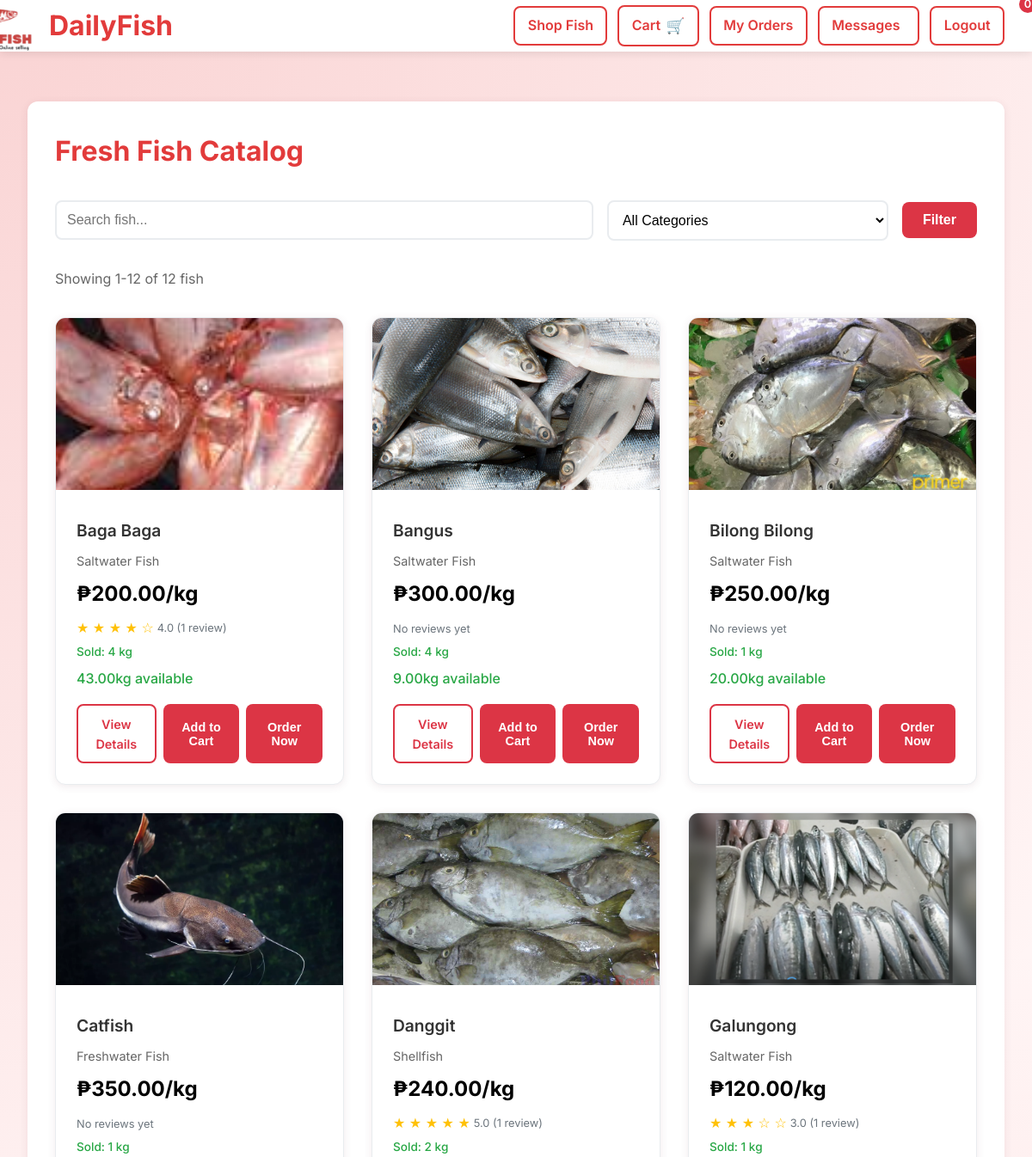
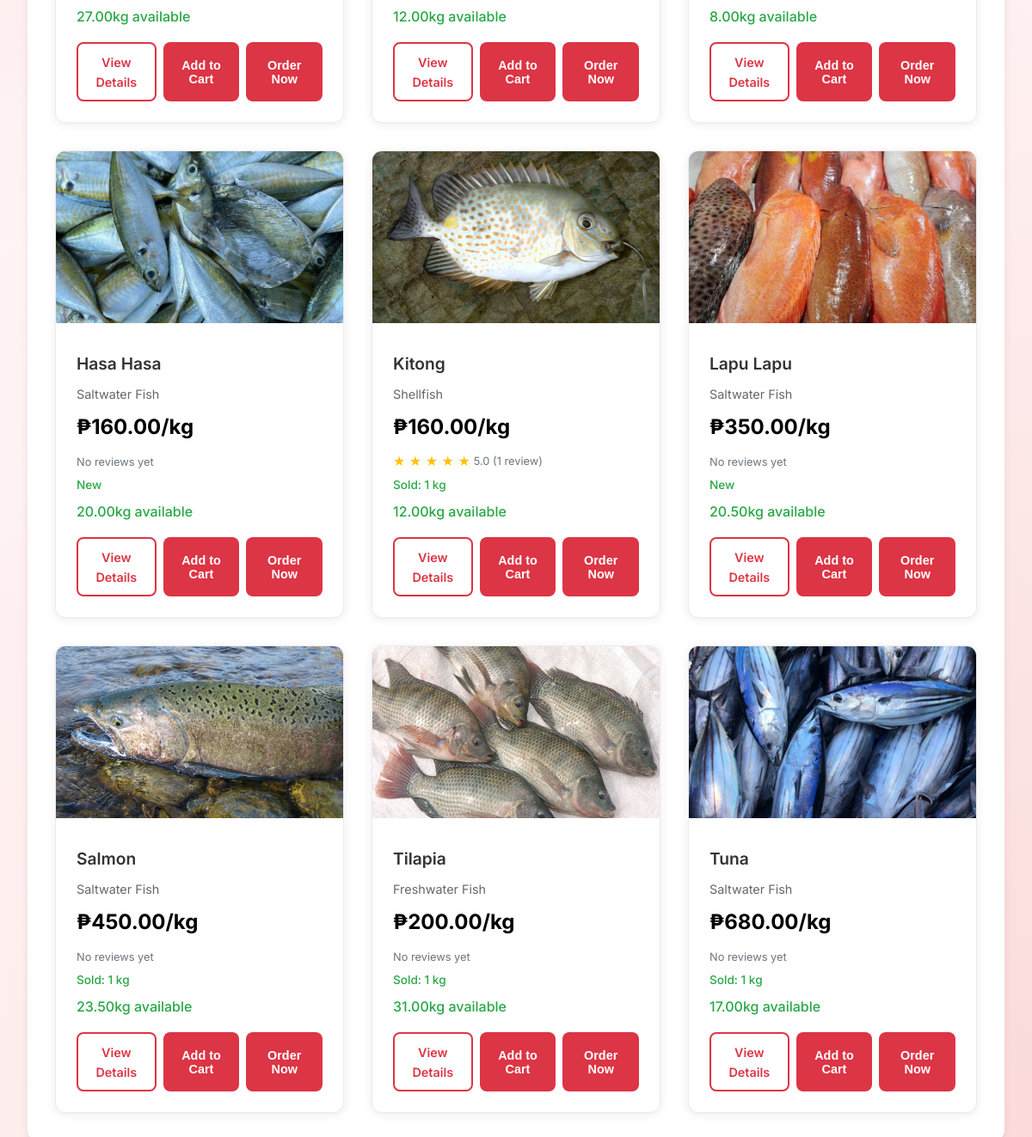
/fish/ (signed in), run on the app's committed database (2 pictures, top to bottom).
### myapp/models.py (models this page shows, shortened)
class Fish(models.Model):
    name = models.CharField(max_length=200)
    description = models.TextField()
    category = models.ForeignKey(FishCategory, on_delete=models.CASCADE, related_name='fish')
    seller = models.ForeignKey(User, on_delete=models.CASCADE, related_name='fish_products', null=True, blank=True)
    price_per_kg = models.DecimalField(max_digits=10, decimal_places=2, validators=[MinValueValidator(Decimal('0.01'))])
    stock_kg = models.DecimalField(max_digits=10, decimal_places=2, validators=[MinValueValidator(Decimal('0.00'))])
    weight_kg = models.DecimalField(max_digits=10, decimal_places=2, validators=[MinValueValidator(Decimal('0.01'))], help_text="Weight of fish in kilograms")
    total_price = models.DecimalField(max_digits=10, decimal_places=2, validators=[MinValueValidator(Decimal('0.00'))], help_text="Total price for this fish")
    date_purchased = models.DateField(help_text="Date when fish was purchased to track freshness")
    image = models.ImageField(upload_to='fish_images/', blank=True, null=True)
    image_url = models.URLField(blank=True, help_text="External image URL if no local image")
    is_available = models.BooleanField(default=True)
    created_at = models.DateTimeField(auto_now_add=True)
    updated_at = models.DateTimeField(auto_now=True)
    class Meta:
        ordering = ['-created_at']
        verbose_name_plural = "Fish"
    @property
    def stock_status(self):
        if self.stock_kg <= 0:
            return 'out'
        elif self.stock_kg <= 5:
            return 'low'
        else:
            return 'available'
    @property
    def display_image(self):
        if self.image:
            return self.image.url
        elif self.image_url:
            return self.image_url
        else:
            return '/static/images/no-image.png'
    @property
    def total_sold(self):
        from django.db.models import Sum, Q
        total = self.orderitem_set.filter(
            order__status='completed'
        ).aggregate(
            total_sold=Sum('quantity_kg')
        )['total_sold']
        return total or 0
    @property
    def average_rating(self):
        from django.db.models import Avg, Count, Q
        ratings = OrderFeedback.objects.filter(
            order__items__fish=self,
            order__status='completed',
            rating__isnull=False
        ).aggregate(
            avg_rating=Avg('rating'),
            count=Count('id')
        )
        return {
            'average': round(ratings['avg_rating'] or 0, 1),
            'count': ratings['count'] or 0
        }

class FishCategory(models.Model):
    name = models.CharField(max_length=100, unique=True)
    description = models.TextField(blank=True)
    created_at = models.DateTimeField(auto_now_add=True)
    class Meta:
        verbose_name_plural = "Fish Categories"
        ordering = ['name']

### myapp/views.py (the view)
# urls.py: path('fish/', views.fish_list, name='fish_list'),
@login_required
def fish_list(request):
    search_query = request.GET.get('search', '')
    category_id = request.GET.get('category', '')
    fish_items = Fish.objects.filter(is_available=True)
    if search_query:
        fish_items = fish_items.filter(
            Q(name__icontains=search_query) |
            Q(name__icontains=search_query)
        )
    if category_id:
        fish_items = fish_items.filter(category_id=category_id)
    fish_items = fish_items.order_by('name')
    paginator = Paginator(fish_items, 12)
    page_number = request.GET.get('page')
    page_obj = paginator.get_page(page_number)
    categories = FishCategory.objects.all()
    context = {
        'page_obj': page_obj,
        'fish_items': page_obj,
        'categories': categories,
        'search_query': search_query,
        'selected_category': category_id,
    }
    return render(request, 'fish_list.html', context)

### templates/fish_list.html (shortened to what this page needs)
<!DOCTYPE html>
{% load static %}
<html lang="en">
<head>
    <link rel="stylesheet" href="/static/css/styles.css">
    <link rel="stylesheet" href="https://cdnjs.cloudflare.com/ajax/libs/font-awesome/6.4.0/css/all.min.css">
</head>
<body>
    <header class="header">
        <div class="header-content">
            <a href="{% url 'fish_list' %}" class="logo">
                <img src="{% static 'image/fish.png' %}" alt="DailyFish Logo">
                <span class="logo-text">DailyFish</span>
            </a>
            <nav class="nav" aria-label="Main navigation">
                <a href="{% url 'fish_list' %}">Shop Fish</a>
                <a href="{% url 'cart' %}" style="display:flex; align-items:center; gap:.4rem;">
                    <span>Cart</span>
                    <span style="font-size:1.1rem;">🛒</span>
                    <span class="cart-count" id="cart-count" style="margin-left:.25rem;">0</span>
                </a>
                <a href="{% url 'order_history' %}">My Orders</a>
                <a href="{% url 'message_center' %}" style="display:flex; align-items:center; gap:.4rem;">
                    <span>Messages</span>
                </a>
                {% if user.is_authenticated %}
                    <a href="{% url 'logout' %}">Logout</a>
                {% else %}
                    <a href="{% url 'login' %}">Login</a>
                {% endif %}
            </nav>
        </div>
    </header>
    <footer class="mobile-footer">
        <div class="mobile-footer-nav">
            <a href="{% url 'fish_list' %}" class="active">
                <span>Home</span>
            </a>
            <a href="{% url 'cart' %}">
                <span>Cart</span>
                <span class="cart-badge" id="mobile-cart-count">0</span>
            </a>
            <a href="{% url 'order_history' %}">
                <span>Orders</span>
            </a>
            <a href="{% url 'message_center' %}">
                <span>Messages</span>
            </a>
            {% if user.is_authenticated %}
                <a href="{% url 'logout' %}">
                    <span>Logout</span>
                </a>
            {% else %}
                <a href="{% url 'login' %}">
                    <i class="fas fa-sign-in-alt"></i>
                    <span>Login</span>
                </a>
            {% endif %}
        </div>
    </footer>
    <main class="container">
        <div class="main-content">
            <h1 style="color: #e23b3b; margin-bottom: 2rem;">Fresh Fish Catalog</h1>
            <div class="search-bar">
                <form method="GET" style="display: flex; gap: 1rem; width: 100%; align-items: center;">
                    <input type="text" name="search" value="{{ search_query }}" placeholder="Search fish..." class="search-input" style="flex: 2;">
                    <select name="category" class="filter-select" style="flex: 1;">
                        <option value="">All Categories</option>
                    </select>
                    <button type="submit" class="btn btn-primary">Filter</button>
                </form>
            </div>
            {% if fish_items %}
                <p style="color: var(--muted); margin-bottom: 1rem;">
                    Showing {{ page_obj.start_index }}-{{ page_obj.end_index }} of {{ page_obj.paginator.count }} fish
                </p>
            {% endif %}
            {% if fish_items %}
                <div class="product-grid">
                    {% for fish in fish_items %}
                        <div class="product-card">
                            <img src="{{ fish.display_image }}" alt="{{ fish.name }}" class="product-image">
                            <div class="product-info">
                                <h3 class="product-name">{{ fish.name }}</h3>
                                <p style="color: var(--muted); font-size: 0.9rem; margin-bottom: 0.5rem;">{{ fish.category.name }}</p>
                                <p class="product-price">₱{{ fish.price_per_kg }}/kg</p>
                                <div class="product-meta" style="margin: 0.5rem 0;">
                                    {% with rating=fish.average_rating %}
                                    {% if rating.count > 0 %}
                                        <div class="rating-display" style="display: flex; align-items: center; gap: 0.25rem; margin-bottom: 0.25rem;">
                                            <div class="stars" style="color: #ffc107; font-size: 1rem;">
                                                {% for i in '12345'|make_list %}
                                                    {% if forloop.counter <= rating.average|floatformat:0|add:0 %}
                                                        ★
                                                    {% else %}
                                                        ☆
                                                    {% endif %}
                                                {% endfor %}
                                            </div>
                                            <span style="font-size: 0.8rem; color: #6c757d;">
                                                {{ rating.average }} ({{ rating.count }} review{{ rating.count|pluralize }})
                                            </span>
                                        </div>
                                    {% else %}
                                        <div class="rating-display" style="margin-bottom: 0.25rem;">
                                            <span style="font-size: 0.8rem; color: #6c757d;">No reviews yet</span>
                                        </div>
                                    {% endif %}
                                    {% endwith %}
                                    <div class="sold-count" style="font-size: 0.85rem; color: #28a745; font-weight: 500;">
                                        {% if fish.total_sold > 0 %}
                                            Sold: {{ fish.total_sold|floatformat:0 }} kg
                                        {% else %}
                                            New
                                        {% endif %}
                                    </div>
                                </div>
                                <p class="product-stock {{ fish.stock_status }}" style="margin-top: 0.5rem;">
                                    {% if fish.stock_status == 'out' %}
                                        Out of Stock
                                    {% elif fish.stock_status == 'low' %}
                                        Only {{ fish.stock_kg|floatformat:2 }}kg left
                                    {% else %}
                                        {{ fish.stock_kg|floatformat:2 }}kg available
                                    {% endif %}
                                </p>
                                <div class="product-buttons">
                                    <a href="{% url 'fish_detail' fish.id %}" class="btn btn-secondary">View Details</a>
                                    {% if fish.stock_status != 'out' %}
                                        <button
                                            data-fish-id="{{ fish.id }}"
                                            data-fish-name="{{ fish.name|escape }}"
                                            data-price="{{ fish.price_per_kg }}"
                                            data-image="{{ fish.display_image|escape }}"
                                            data-stock="{{ fish.stock_kg }}"
                                            class="btn btn-primary add-to-cart">Add to Cart</button>
                                        <button
                                            data-fish-id="{{ fish.id }}"
                                            data-fish-name="{{ fish.name|escape }}"
                                            data-price="{{ fish.price_per_kg }}"
                                            data-image="{{ fish.display_image|escape }}"
                                            data-stock="{{ fish.stock_kg }}"
                                            class="btn btn-order order-now">
                                            Order Now
                                        </button>
                                    {% endif %}
                                </div>
                            </div>
                        </div>
                    {% endfor %}
                </div>
            {% else %}
                <div class="empty-state">
                    <h3>No fish found</h3>
                    <p>Try adjusting your search or filter criteria.</p>
                    <a href="{% url 'fish_list' %}" class="btn btn-primary">View All Fish</a>
                </div>
            {% endif %}
        </div>
    </main>
</body>
</html>

### data on the page
Fish: display_image (picture), name "Baga Baga", category.name "Saltwater Fish", price_per_kg "200.00", average_rating.average "4.0", average_rating.count "1", total_sold "4", stock_kg "43.00"
Fish: display_image (picture), name "Bangus", category.name "Saltwater Fish", price_per_kg "300.00", shows "No reviews yet", total_sold "4", stock_kg "9.00"
Fish: display_image (picture), name "Bilong Bilong", category.name "Saltwater Fish", price_per_kg "250.00", shows "No reviews yet", total_sold "1", stock_kg "20.00"
Fish: display_image (picture), name "Catfish", category.name "Freshwater Fish", price_per_kg "350.00", shows "No reviews yet", total_sold "1", stock_kg "27.00"
Fish: display_image (picture), name "Danggit", category.name "Shellfish", price_per_kg "240.00", average_rating.average "5.0", average_rating.count "1", total_sold "2", stock_kg "12.00"
Fish: display_image (picture), name "Galungong", category.name "Saltwater Fish", price_per_kg "120.00", average_rating.average "3.0", average_rating.count "1", total_sold "1", stock_kg "8.00"
Fish: display_image (picture), name "Hasa Hasa", category.name "Saltwater Fish", price_per_kg "160.00", shows "No reviews yet", shows "New", stock_kg "20.00"
Fish: display_image (picture), name "Kitong", category.name "Shellfish", price_per_kg "160.00", average_rating.average "5.0", average_rating.count "1", total_sold "1", stock_kg "12.00"
Fish: display_image (picture), name "Lapu Lapu", category.name "Saltwater Fish", price_per_kg "350.00", shows "No reviews yet", shows "New", stock_kg "20.50"
Fish: display_image (picture), name "Salmon", category.name "Saltwater Fish", price_per_kg "450.00", shows "No reviews yet", total_sold "1", stock_kg "23.50"
Fish: display_image (picture), name "Tilapia", category.name "Freshwater Fish", price_per_kg "200.00", shows "No reviews yet", total_sold "1", stock_kg "31.00"
Fish: display_image (picture), name "Tuna", category.name "Saltwater Fish", price_per_kg "680.00", shows "No reviews yet", total_sold "1", stock_kg "17.00"

### other printed values
{{ page_obj.start_index }} "1"
{{ page_obj.end_index }} "12"
{{ page_obj.paginator.count }} "12"
